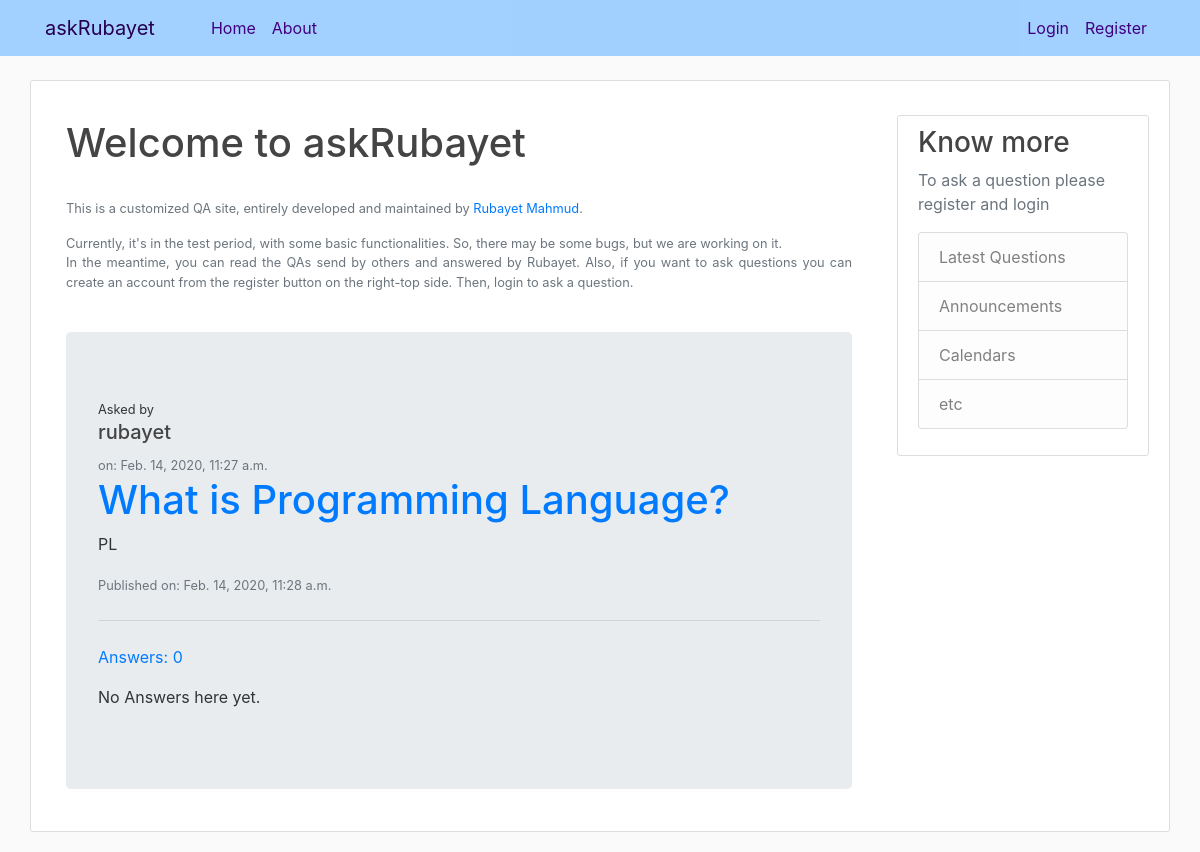
The app's page /, older data.
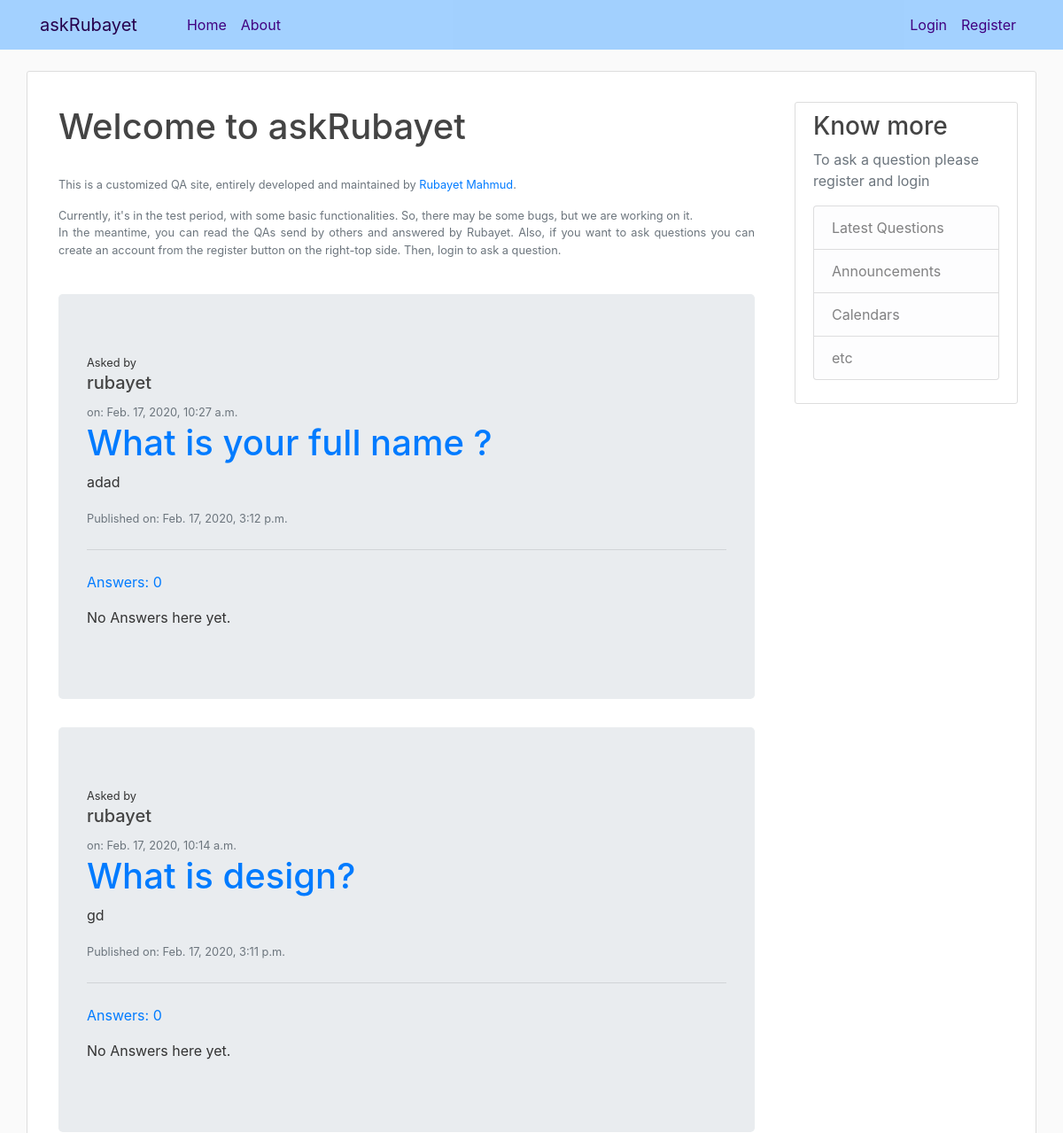
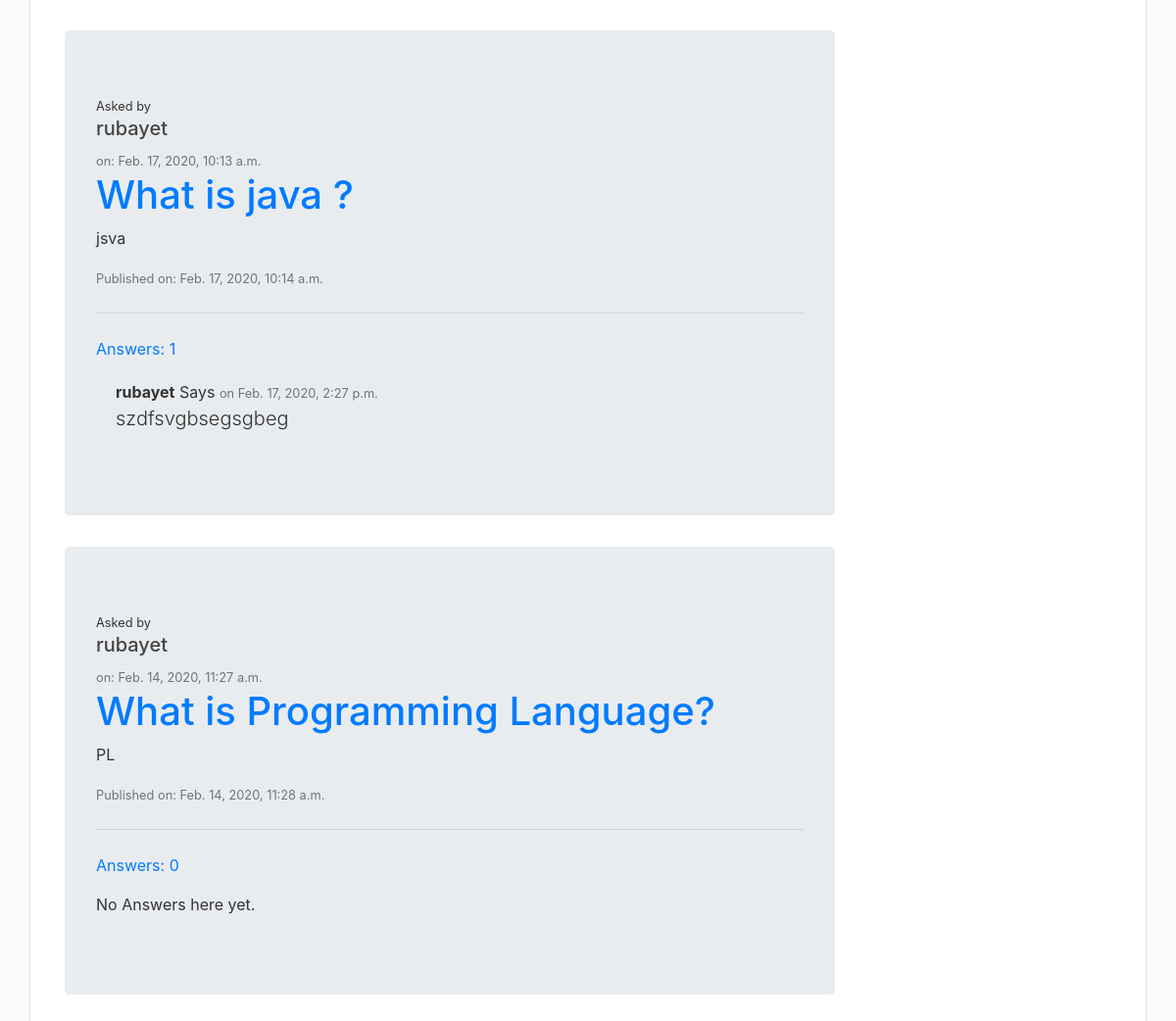
The same page, newer data (2 pictures, top to bottom).
### ask/models.py (models this page shows, shortened)
class Question(models.Model):
    author                  = models.ForeignKey(settings.AUTH_USER_MODEL, on_delete=models.CASCADE)
    title                   = models.CharField(max_length=300)
    optional_description    = models.TextField(blank=True, null=True)
    created_date            = models.DateTimeField(default=timezone.now)
    published_date          = models.DateTimeField(blank=True, null=True)
    def approved_answer(self):
        return self.answer.filter(approved_answer=True)

class Answer(models.Model):
    question            = models.ForeignKey('ask.question', on_delete=models.CASCADE, related_name='answer')
    author              = models.ForeignKey(settings.AUTH_USER_MODEL, on_delete=models.CASCADE)
    text                = models.TextField()
    created_date        = models.DateTimeField(default=timezone.now)
    approved_answer     = models.BooleanField(default=False)

### ask/views.py (the view)
# urls.py: path('', views.question_list, name='question_list'),
def question_list(request):
    ques = Question.objects.filter(published_date__lte=timezone.now()).order_by('-published_date')
    return render(request, 'ask/question_list.html', {'ques': ques})

### ask/templates/ask/question_list.html (shortened to what this page needs)
{% extends "ask/base.html" %}
{% block content %}
<div class="container">
  {% if not user.is_authenticated %}
     <h1 class="mt-1">Welcome to askRubayet</h1>
     <small class="container text-muted mt-4">
        <p>This is a customized QA site, entirely developed and maintained by
        <a href="https://www.mrubayet.com">Rubayet Mahmud</a>.
        </p>
        <p>
        Currently, it's in the test period, with some basic functionalities.
        So, there may be some bugs, but we are working on it.
        <br>
        In the meantime, you can read the QAs send by others and answered by Rubayet.
        Also, if you want to ask questions you can create an account from
        the register button on the right-top side. Then, login to ask a question.
        </p>
     </small>
 {% endif %}
  {% for que in ques %}
  <div class="jumbotron">
    <small>Asked by</small>
    <h5>{{ que.author }}</h5>
    <small class="text-muted"> on: {{ que.created_date }}</small>
    <h1 class="display-5"><a href="{% url 'ques_detail' pk=que.pk %}">{{ que.title }}</a></h1>
    <p >{{ que.optional_description }}</p>
    {% if que.published_date %}
      <small class="text-muted">Published on: {{ que.published_date }}</small>
    {% endif %}
    <hr class="my-4">
    <p class="display-5"><a href="{% url 'ques_detail' pk=que.pk %}">Answers: {{ que.approved_answer.count }}</a></p>
      {% for ans in que.answer.all %}
        {% if ans.approved_answer %}
        <div class="answer">
          <strong>{{ ans.author }}</strong> Says
          <small class="text-muted">on {{ans.created_date }} </small>
          <p class="lead">{{ ans.text }}</p>
        </div>
        {% endif %}
      {% empty %}
        <p>No Answers here yet.</p>
      {% endfor %}
  </div>
  {% endfor %}
</div>
{% endblock content %}

Row changes from the older to the newer data that the page shows:
added Question: author "rubayet", created_date "Feb. 17, 2020, 10:27 a.m.", title "What is your full name ?", optional_description "adad", published_date "Feb. 17, 2020, 3:12 p.m.", approved_answer.count "0"
added Question: author "rubayet", created_date "Feb. 17, 2020, 10:14 a.m.", title "What is design?", optional_description "gd", published_date "Feb. 17, 2020, 3:11 p.m.", approved_answer.count "0"
added Question: author "rubayet", created_date "Feb. 17, 2020, 10:13 a.m.", title "What is java ?", optional_description "jsva", published_date "Feb. 17, 2020, 10:14 a.m.", approved_answer.count "1"
added Answer: author "rubayet", created_date "Feb. 17, 2020, 2:27 p.m.", text "szdfsvgbsegsgbeg"
